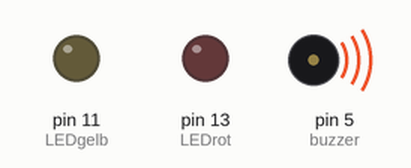
A sketch run on a simulated Arduino Uno, built with avr-gcc and run on an emulated ATmega328P. Shown: output pins drawn as LEDs (lit = HIGH), buzzer (waves = sounding).

Above: at 0.2 s.
At 0.7 s:
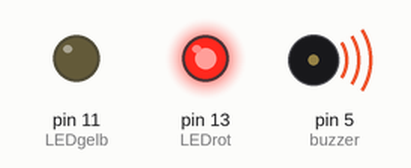
At 1.2 s:
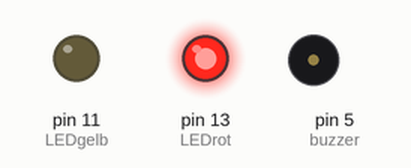
At 2.7 s:
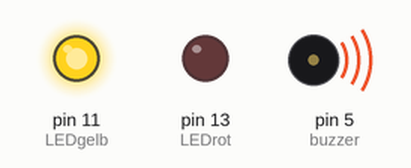
At 3.2 s:
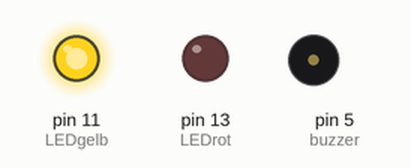
At 5.5 s:
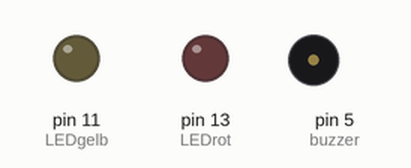
Timing chart, 0 to 7.8 s (numbered marks = the images above):
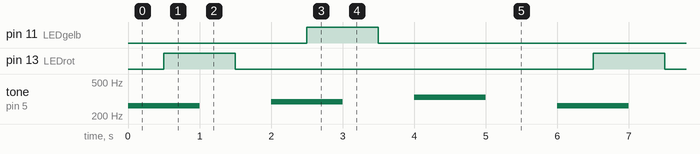

Measured:
- by itself, pin 11 (LEDgelb), pin 13 (LEDrot): alternates HIGH for 1.0 s and LOW for 5.0 s
- by itself, tone on pin 5 (buzzer): repeats every 6.0 s: silent 1.0 s, 294 Hz 1.0 s, silent 1.0 s, 330 Hz 1.0 s, silent 1.0 s, 262 Hz 1.0 s

The sketch:

led_rot_gelb.ino
```cpp
int LEDrot=13;
int LEDgelb=11;
int LEDgruen=8;
int buzzer=5;


void setup() {
  // put your setup code here, to run once:
pinMode(LEDrot, OUTPUT);
pinMode(LEDgelb, OUTPUT);
pinMode(buzzer, OUTPUT);
}

void loop() {
  // put your main code here, to run repeatedly:

C();
D();
E();

}


void C (){
  tone(buzzer, 262);
  delay(500);
  digitalWrite(LEDrot, HIGH);
  delay(500);
  noTone(buzzer);
  delay(500);
  digitalWrite(LEDrot, LOW);
  delay(500);
}

  void D (){
  tone(buzzer, 294);
  delay(500);
  digitalWrite(LEDgelb, HIGH);
  delay(500);
  noTone(buzzer);
  delay(500);
  digitalWrite(LEDgelb, LOW);
  delay(500);
}

void E () {

  tone(buzzer, 330);
  delay(500);
  digitalWrite(LEDgruen, HIGH);
  delay(500);
  noTone(buzzer);
  delay(500);
  digitalWrite(LEDgruen, LOW);
  delay(500);
}
```
